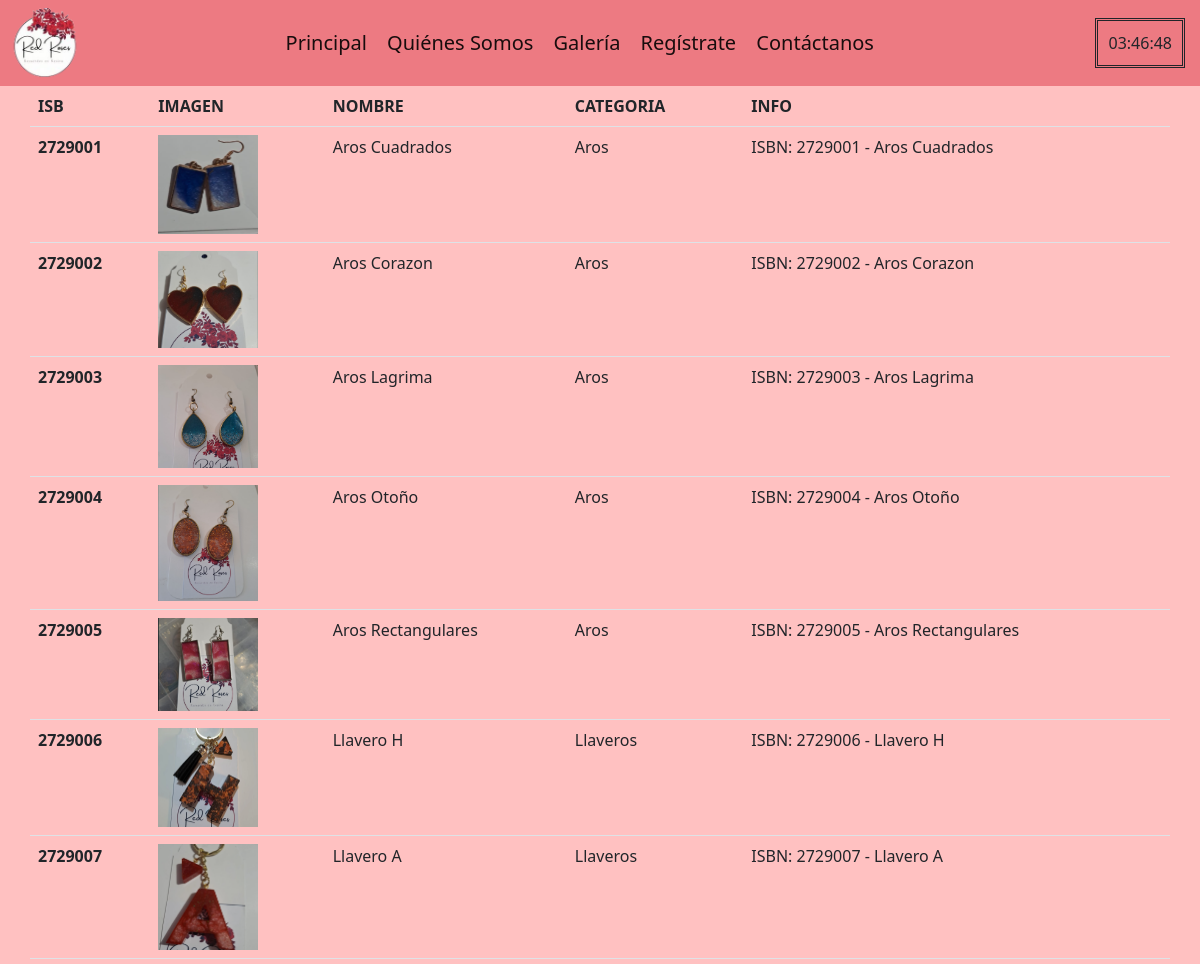
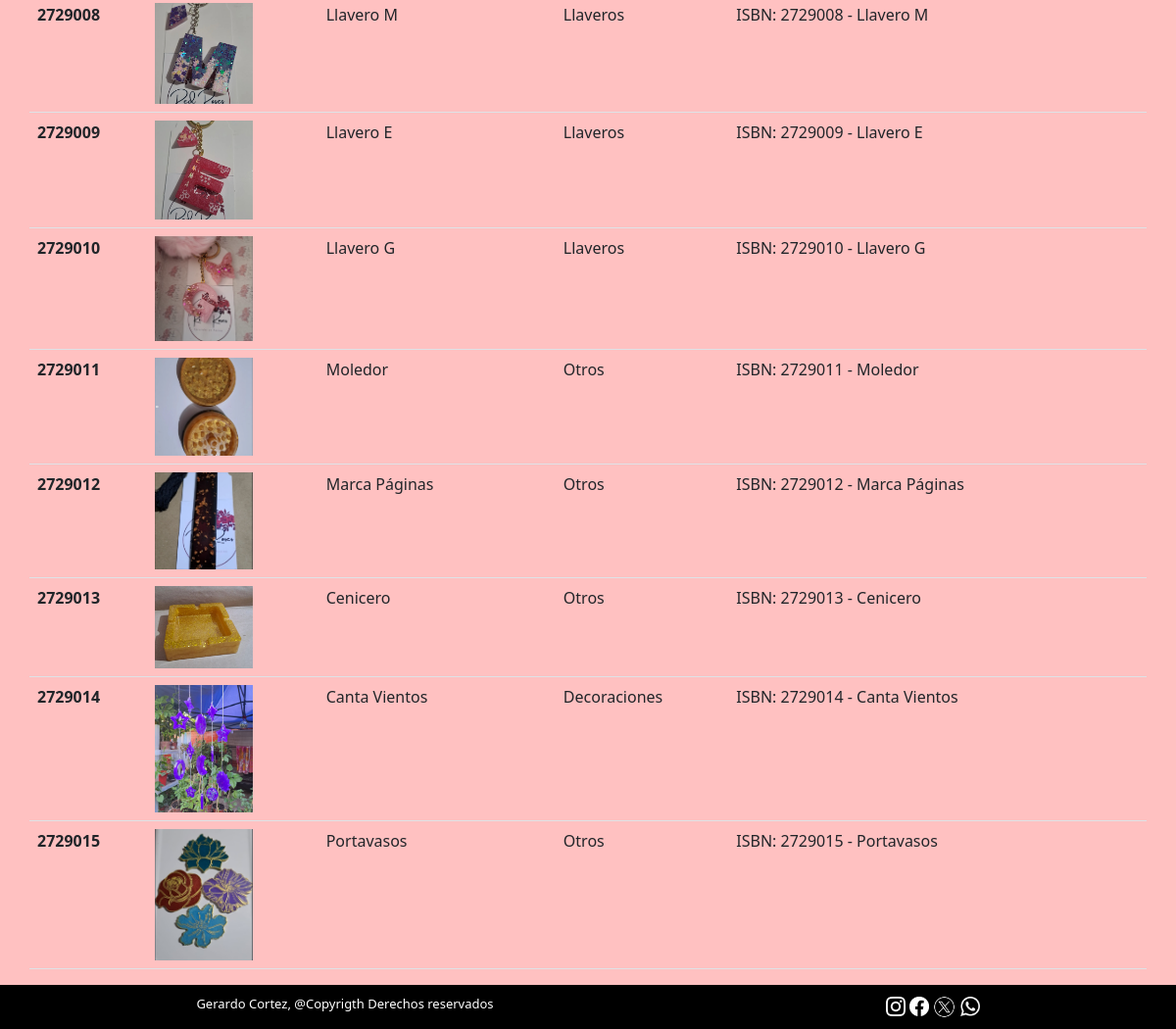
The page /apprr/listado_articulos/ on the database its author committed (2 pictures, top to bottom).
### APP_RR/models.py (models this page shows, shortened)
class Articulo(models.Model):
    codigo_isbn = models.CharField(max_length=200, unique=True)
    nombre = models.CharField(max_length=200)
    imagen = models.ImageField(upload_to='articulos/', null=True, blank=True)
    precio = models.PositiveBigIntegerField()
    categoria = models.ForeignKey(Categoria, on_delete=models.CASCADE)
    def get_code_name(self):
        return f" ISBN: {self.codigo_isbn} - {self.nombre}"

class Categoria(models.Model):
    nombre = models.CharField(max_length=200)
    def __str__(self):
        return self.nombre

### APP_RR/views.py (the view)
# urls.py: path('listado_articulos/', views.listado_articulos, name='listado_articulos'),
def listado_articulos(request):
    articulos = Articulo.objects.all()
    perfil = request.session.get('perfil')
    context = {
        'articulos': articulos
    }
    return render(request, 'apprr/listado_articulos.html', context)

### APP_RR/templates/apprr/listado_articulos.html (shortened to what this page needs)
{% load static %}
<!doctype html>
<html>
<head>
    <link href="https://cdn.jsdelivr.net/npm/bootstrap@5.2.3/dist/css/bootstrap.min.css" rel="stylesheet"
>
    <link  rel = "stylesheet" href="{% static 'CSS/Style.css' %}">
</head>
<body>
    <nav class="navbar bg-danger bg-opacity-50">
        <div>
            <img class="logo" src="{% static 'CSS/Imagenes/redroses.png' %}">
        </div>
        <div class="textobarra">
            <a class="navbar-brand" >Principal</a>
            <a class="navbar-brand" href="{% url 'qsomos' %}">Quiénes Somos</a>
            <a class="navbar-brand" href="{% url 'galeria' %}">Galería</a>
            <a class="navbar-brand" href="{% url 'registro' %}">Regístrate</a>
            <a class="navbar-brand" href="{% url 'contactanos' %}">Contáctanos</a>
        </div>
        <div class="espacioreloj">
            <div class="relojbarra" id="reloj" class="reloj"></div>
        </div>
    </nav>
    <div class="container">
        <div class="row">
            <table class="table">
                <thead>
                <tr>
                    <th scope="col">ISB</th>
                    <th scope="col">IMAGEN</th>
                    <th scope="col">NOMBRE</th>
                    <th scope="col">CATEGORIA</th>
                    <th scope="col">INFO</th>
                </tr>
                </thead>
                <tbody>
                    {% for Articulo in articulos %}
                    <tr>
                        <th scope="row">{{ Articulo.codigo_isbn }}</th>
                        <td>
                            <img src="{{Articulo.imagen.url}}" width="100px">
                        </td>
                        <td>{{Articulo.nombre}}</td>
                        <td>{{Articulo.categoria}}</td>
                        <td>{{Articulo.get_code_name}}</td>
                    </tr>
                    {% endfor %}
                </tbody>
            </table>
        </div>
    </div>
</body>
<foot>
    <div class = piepagina>
        <p>Gerardo Cortez, @Copyrigth Derechos reservados</p>
        <div>
            <img src="{% static 'CSS/Imagenes/instagram.png' %}" width="20" height="20">
            <img src="{% static 'CSS/Imagenes/facebook.png' %}" width="20" height="20">
            <img src="{% static 'CSS/Imagenes/twitter.png' %}" width="25" height="25">
            <img src="{% static 'CSS/Imagenes/whatsapp.png' %}" width="20" height="20">
        </div>
    </div>
</foot>
</html>

### APP_RR/static/CSS/Style.css (style rules this page uses)
.logo { padding-left:10px; width: 80px; }
.piepagina { width: 100%; right: 100%; background-color: black; color: white; display: flex; justify-content:space-around; font-size: small; padding-top: 10px; }
img { max-width: 100%; }
body { background-color: rgb(255, 193, 193); }
.relojbarra { padding: 10px; display: inline-block; padding-right: 10px; border: double; }
.espacioreloj { padding-right: 15px; }

### rows shown on the page
Articulo: codigo_isbn "2729001", imagen (picture), nombre "Aros Cuadrados", categoria "Aros", get_code_name "ISBN: 2729001 - Aros Cuadrados"
Articulo: codigo_isbn "2729002", imagen (picture), nombre "Aros Corazon", categoria "Aros", get_code_name "ISBN: 2729002 - Aros Corazon"
Articulo: codigo_isbn "2729003", imagen (picture), nombre "Aros Lagrima", categoria "Aros", get_code_name "ISBN: 2729003 - Aros Lagrima"
Articulo: codigo_isbn "2729004", imagen (picture), nombre "Aros Otoño", categoria "Aros", get_code_name "ISBN: 2729004 - Aros Otoño"
Articulo: codigo_isbn "2729005", imagen (picture), nombre "Aros Rectangulares", categoria "Aros", get_code_name "ISBN: 2729005 - Aros Rectangulares"
Articulo: codigo_isbn "2729006", imagen (picture), nombre "Llavero H", categoria "Llaveros", get_code_name "ISBN: 2729006 - Llavero H"
Articulo: codigo_isbn "2729007", imagen (picture), nombre "Llavero A", categoria "Llaveros", get_code_name "ISBN: 2729007 - Llavero A"
Articulo: codigo_isbn "2729008", imagen (picture), nombre "Llavero M", categoria "Llaveros", get_code_name "ISBN: 2729008 - Llavero M"
Articulo: codigo_isbn "2729009", imagen (picture), nombre "Llavero E", categoria "Llaveros", get_code_name "ISBN: 2729009 - Llavero E"
Articulo: codigo_isbn "2729010", imagen (picture), nombre "Llavero G", categoria "Llaveros", get_code_name "ISBN: 2729010 - Llavero G"
Articulo: codigo_isbn "2729011", imagen (picture), nombre "Moledor", categoria "Otros", get_code_name "ISBN: 2729011 - Moledor"
Articulo: codigo_isbn "2729012", imagen (picture), nombre "Marca Páginas", categoria "Otros", get_code_name "ISBN: 2729012 - Marca Páginas"
Articulo: codigo_isbn "2729013", imagen (picture), nombre "Cenicero", categoria "Otros", get_code_name "ISBN: 2729013 - Cenicero"
Articulo: codigo_isbn "2729014", imagen (picture), nombre "Canta Vientos", categoria "Decoraciones", get_code_name "ISBN: 2729014 - Canta Vientos"
Articulo: codigo_isbn "2729015", imagen (picture), nombre "Portavasos", categoria "Otros", get_code_name "ISBN: 2729015 - Portavasos"
